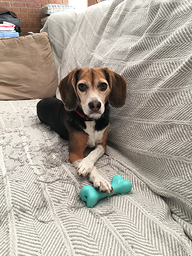
#> input picture CNN/jemma.png, 192 x 256 px, shrunk from 375 x 500 before the run
$ python convolutions.py --image jemma.png
#> lines starting #> are read from the running program, lines starting #| are printed output that depends on the picture
from skimage.exposure import rescale_intensity
import numpy as np
import argparse
import cv2

def convolve(image, K):
    # grab spatial dimension of image
    (iH, iW) = image.shape[:2]
    (kH, kW) = K.shape[:2]

    # allocate memory for output image
    # need to pad image so spatial size is not reduced
    pad = (kW - 1)//2
    image = cv2.copyMakeBorder(image, pad, pad, pad, pad,
                               cv2.BORDER_REPLICATE)
    output = np.zeros((iH,iW), dtype="float")

    # loop over input image, 'sliding' kernel across
    for y in np.arange(pad, iH + pad):
        for x in np.arange(pad, iW + pad):
            #roi by center + pad
            roi = image[y - pad:y + pad + 1, x - pad:x + pad + 1]

            #convolution
            k = (roi * K).sum()

            #store convolved value at (x,y) coordinate
            #accounting for padding
            output[y - pad, x - pad] = k
            output = rescale_intensity(output, in_range=(0, 255))
            output = (output * 255).astype('uint8')
        print(y)

    return output


ap = argparse.ArgumentParser()
ap.add_argument("-i", "--image", required=True,
                help="path to the input image")
args = vars(ap.parse_args())

smallBlur = np.ones((7,7), dtype='float') * (1.0 / (7 * 7))
largeBlur = np.ones((21,21), dtype='float') * (1.0 / (21 * 21))

sharpen = np.array((
    [0, -1, 0],
    [-1, 5, -1],
    [0, -1, 0]), dtype='int')

laplacian = np.array((
    [0, 1, 0],
    [1, 4, 1],
    [0, 1, 0]), dtype='int')

sobelX = np.array((
    [-1, 0, 1],
    [-2, 0, 2],
    [-1, 0, 1]), dtype='int')

sobelY = np.array((
    [-1, -2, -1],
    [0, 0, 0],
    [1, 2, 1]), dtype='int')

emboss = np.array((
    [-2, -1, 0],
    [-1, 1, 1],
    [0, 1, 2]), dtype='int')

kernelBank = (
    ("small_blur", smallBlur),
    ("large_blur", largeBlur),
    ("sharpen", sharpen),
    ("laplacian", laplacian),
    ("sobelX", sobelX),
    ("sobelY", sobelY),
    ("emboss", emboss))

image = cv2.imread(args["image"])
#> image is the input picture: shape (256, 192, 3); mean B, G, R 151.5, 162.1, 170.1
scale_percent = 50 # percent of original size
width = int(image.shape[1] * scale_percent / 100)
#> width = 96
height = int(image.shape[0] * scale_percent / 100)
#> height = 128
dim = (width, height)
#> dim = (96, 128)
# resize image
resized = cv2.resize(image, dim, interpolation = cv2.INTER_AREA)
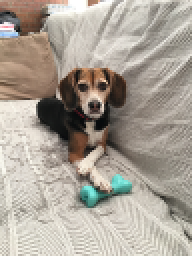
#> resized: shape (128, 96, 3) (shown 2 times larger); mean B, G, R 151.6, 162.2, 170.2
gray = cv2.cvtColor(resized, cv2.COLOR_BGR2GRAY)
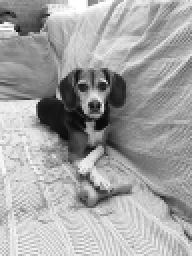
#> gray: shape (128, 96) (shown 2 times larger); min 9, max 255, mean 163.4

for (kernelName, K) in kernelBank:
    print("[INFO] applying {} kernel...".format(kernelName))
    convolveOutput = convolve(gray, K)
    opencvOutput = cv2.filter2D(gray, -1, K)
    print("[INFO] finished applying convolutions...")

    cv2.imshow("original", gray)
    cv2.imshow("{} - convolve".format(kernelName), convolveOutput)
    cv2.imshow("{} - opencv".format(kernelName), opencvOutput)
    cv2.waitKey(0)
    cv2.destroyAllWindows()
#> this loop made 7 passes
#> pass 1, in convolve, `image = cv2.copyMakeBorder(image, pad, pad, pad, pad, cv2.BORDER_REPLI..`:
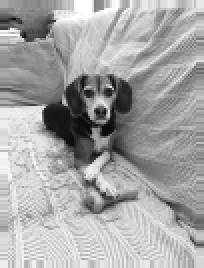
#> image: shape (134, 102) (shown 2 times larger); min 9, max 255, mean 165.8
#> pass 1, `convolveOutput = convolve(gray, K)`:
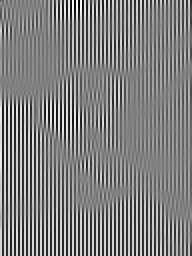
#> convolveOutput: shape (128, 96) (shown 2 times larger); min 2, max 254, mean 128.1
#> pass 1, `opencvOutput = cv2.filter2D(gray, -1, K)`:
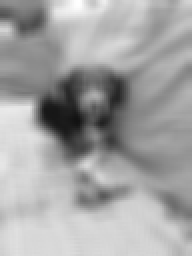
#> opencvOutput: shape (128, 96) (shown 2 times larger); min 18, max 255, mean 163.4
#> pass 2, in convolve (call 2), `image = cv2.copyMakeBorder(image, pad, pad, pad, pad, cv2.BORDER_REPLI..`:
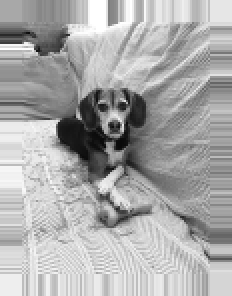
#> image: shape (148, 116) (shown 2 times larger); min 9, max 255, mean 170.5
